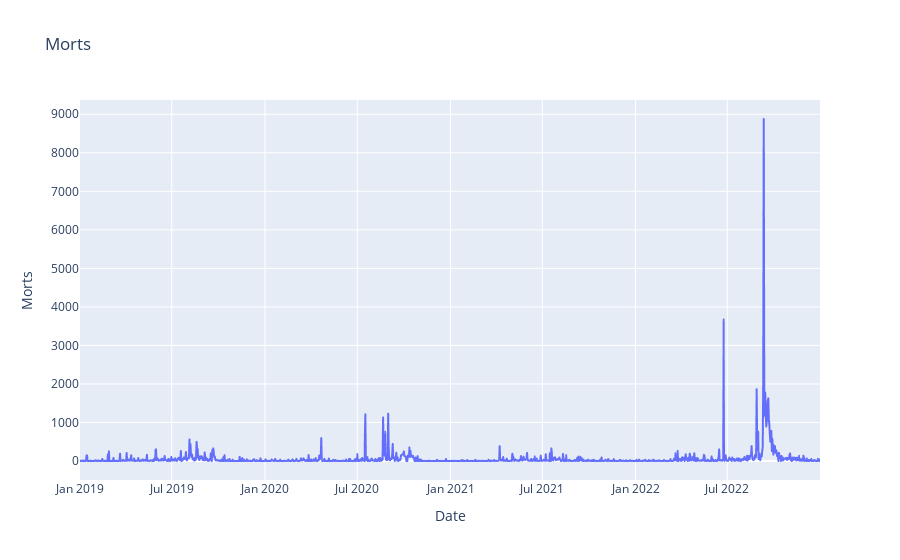

Notebook cell for this chart:
### Code cell
fig = px.line(df_grouped, x="Date", y="Morts", title="Morts")
fig.show()

### Figure 1 — Plotly figure (JSON) as saved in the notebook; plotly's stock layout.template omitted (floating-point values rounded to 4 significant figures; data arrays with more than 128 entries replaced by an {"elided": "..."} marker saying what was removed)
{"data": [{"hovertemplate": "Date=%{x}<br>Morts=%{y}<extra></extra>", "legendgroup": "", "line": {"color": "#636efa", "dash": "solid"}, "marker": {"symbol": "circle"}, "mode": "lines", "name": "", "showlegend": false, "type": "scattergl", "x": {"elided": "1461 str values"}, "xaxis": "x", "y": {"elided": "1461 int values"}, "yaxis": "y"}], "layout": {"legend": {"tracegroupgap": 0}, "title": {"text": "Morts"}, "xaxis": {"anchor": "y", "domain": [0, 1], "title": {"text": "Date"}}, "yaxis": {"anchor": "x", "domain": [0, 1], "title": {"text": "Morts"}}}}
